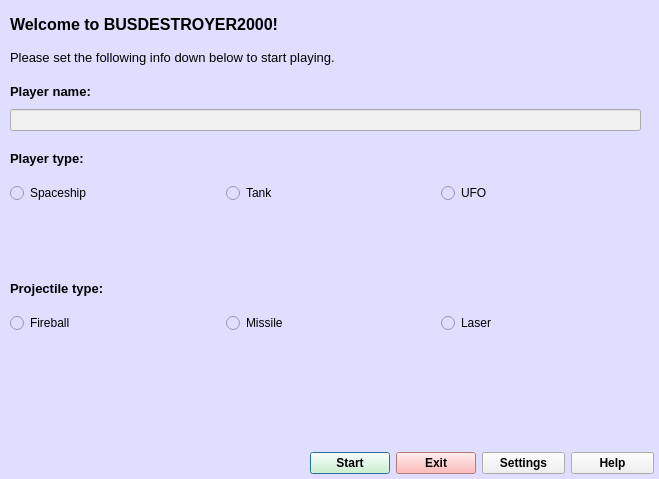
<?xml version="1.0" encoding="UTF-8"?>
<ui version="4.0">
 <class>MainMenuDialog</class>
 <widget class="QDialog" name="MainMenuDialog">
  <property name="enabled">
   <bool>true</bool>
  </property>
  <property name="geometry">
   <rect>
    <x>0</x>
    <y>0</y>
    <width>659</width>
    <height>479</height>
   </rect>
  </property>
  <property name="minimumSize">
   <size>
    <width>659</width>
    <height>479</height>
   </size>
  </property>
  <property name="maximumSize">
   <size>
    <width>659</width>
    <height>479</height>
   </size>
  </property>
  <property name="font">
   <font>
    <weight>75</weight>
    <bold>true</bold>
   </font>
  </property>
  <property name="windowTitle">
   <string>Main Menu</string>
  </property>
  <property name="styleSheet">
   <string notr="true">background-color: rgb(224, 222, 255);</string>
  </property>
  <widget class="QLabel" name="erronousInputLabel">
   <property name="geometry">
    <rect>
     <x>10</x>
     <y>410</y>
     <width>641</width>
     <height>21</height>
    </rect>
   </property>
   <property name="styleSheet">
    <string notr="true">color: rgb(255, 133, 26);
font: 10pt &quot;MS Shell Dlg 2&quot;;</string>
   </property>
   <property name="text">
    <string/>
   </property>
  </widget>
  <widget class="QWidget" name="layoutWidget">
   <property name="geometry">
    <rect>
     <x>10</x>
     <y>270</y>
     <width>641</width>
     <height>131</height>
    </rect>
   </property>
   <layout class="QVBoxLayout" name="verticalLayout_6">
    <item>
     <layout class="QVBoxLayout" name="verticalLayout_5">
      <item>
       <widget class="QLabel" name="projectileTypeLabel">
        <property name="font">
         <font>
          <pointsize>10</pointsize>
          <weight>75</weight>
          <bold>true</bold>
         </font>
        </property>
        <property name="text">
         <string>Projectile type:</string>
        </property>
       </widget>
      </item>
      <item>
       <layout class="QHBoxLayout" name="horizontalLayout_3">
        <item>
         <widget class="QRadioButton" name="fireballButton">
          <property name="font">
           <font>
            <weight>50</weight>
            <bold>false</bold>
           </font>
          </property>
          <property name="text">
           <string>Fireball</string>
          </property>
          <attribute name="buttonGroup">
           <string notr="true">proctileButtonGroup</string>
          </attribute>
         </widget>
        </item>
        <item>
         <widget class="QRadioButton" name="missileButton">
          <property name="font">
           <font>
            <weight>50</weight>
            <bold>false</bold>
           </font>
          </property>
          <property name="text">
           <string>Missile</string>
          </property>
          <attribute name="buttonGroup">
           <string notr="true">proctileButtonGroup</string>
          </attribute>
         </widget>
        </item>
        <item>
         <widget class="QRadioButton" name="laserButton">
          <property name="font">
           <font>
            <weight>50</weight>
            <bold>false</bold>
           </font>
          </property>
          <property name="text">
           <string>Laser</string>
          </property>
          <attribute name="buttonGroup">
           <string notr="true">proctileButtonGroup</string>
          </attribute>
         </widget>
        </item>
       </layout>
      </item>
     </layout>
    </item>
    <item>
     <layout class="QHBoxLayout" name="horizontalLayout_4">
      <item>
       <widget class="QLabel" name="fireballLabel">
        <property name="text">
         <string/>
        </property>
        <property name="pixmap">
         <pixmap resource="resources/res.qrc">:/images/fireball_16x16.png</pixmap>
        </property>
       </widget>
      </item>
      <item>
       <widget class="QLabel" name="missileLabel">
        <property name="text">
         <string/>
        </property>
        <property name="pixmap">
         <pixmap resource="resources/res.qrc">:/images/missile_23x10.png</pixmap>
        </property>
       </widget>
      </item>
      <item>
       <widget class="QLabel" name="laserLabel">
        <property name="text">
         <string/>
        </property>
        <property name="pixmap">
         <pixmap resource="resources/res.qrc">:/images/laser_32x32.png</pixmap>
        </property>
       </widget>
      </item>
     </layout>
    </item>
   </layout>
  </widget>
  <widget class="QWidget" name="layoutWidget">
   <property name="geometry">
    <rect>
     <x>10</x>
     <y>140</y>
     <width>641</width>
     <height>131</height>
    </rect>
   </property>
   <layout class="QVBoxLayout" name="verticalLayout_4">
    <item>
     <layout class="QVBoxLayout" name="verticalLayout">
      <item>
       <widget class="QLabel" name="playerTypeLabel">
        <property name="font">
         <font>
          <pointsize>10</pointsize>
          <weight>75</weight>
          <bold>true</bold>
         </font>
        </property>
        <property name="styleSheet">
         <string notr="true"/>
        </property>
        <property name="text">
         <string>Player type:</string>
        </property>
       </widget>
      </item>
      <item>
       <layout class="QHBoxLayout" name="horizontalLayout">
        <item>
         <widget class="QRadioButton" name="spaceshipButton">
          <property name="font">
           <font>
            <weight>50</weight>
            <bold>false</bold>
           </font>
          </property>
          <property name="styleSheet">
           <string notr="true"/>
          </property>
          <property name="text">
           <string>Spaceship</string>
          </property>
          <attribute name="buttonGroup">
           <string notr="true">playerButtonGroup</string>
          </attribute>
         </widget>
        </item>
        <item>
         <widget class="QRadioButton" name="tankButton">
          <property name="font">
           <font>
            <weight>50</weight>
            <bold>false</bold>
           </font>
          </property>
          <property name="styleSheet">
           <string notr="true"/>
          </property>
          <property name="text">
           <string>Tank</string>
          </property>
          <attribute name="buttonGroup">
           <string notr="true">playerButtonGroup</string>
          </attribute>
         </widget>
        </item>
        <item>
         <widget class="QRadioButton" name="ufoButton">
          <property name="font">
           <font>
            <weight>50</weight>
            <bold>false</bold>
           </font>
          </property>
          <property name="styleSheet">
           <string notr="true"/>
          </property>
          <property name="text">
           <string>UFO</string>
          </property>
          <attribute name="buttonGroup">
           <string notr="true">playerButtonGroup</string>
          </attribute>
         </widget>
        </item>
       </layout>
      </item>
     </layout>
    </item>
    <item>
     <layout class="QHBoxLayout" name="horizontalLayout_2">
      <item>
       <widget class="QLabel" name="spaceShipLabel">
        <property name="text">
         <string/>
        </property>
        <property name="pixmap">
         <pixmap resource="resources/res.qrc">:/images/spaceship_45x31.png</pixmap>
        </property>
       </widget>
      </item>
      <item>
       <widget class="QLabel" name="tankLabel">
        <property name="text">
         <string/>
        </property>
        <property name="pixmap">
         <pixmap resource="resources/res.qrc">:/images/tank_sprite_26x50.png</pixmap>
        </property>
       </widget>
      </item>
      <item>
       <widget class="QLabel" name="ufoLabel">
        <property name="text">
         <string/>
        </property>
        <property name="pixmap">
         <pixmap resource="resources/res.qrc">:/images/ufo_sprite_50x50.png</pixmap>
        </property>
       </widget>
      </item>
     </layout>
    </item>
   </layout>
  </widget>
  <widget class="QWidget" name="layoutWidget">
   <property name="geometry">
    <rect>
     <x>10</x>
     <y>80</y>
     <width>631</width>
     <height>51</height>
    </rect>
   </property>
   <layout class="QVBoxLayout" name="verticalLayout_2">
    <item>
     <widget class="QLabel" name="playerNameLabel">
      <property name="font">
       <font>
        <pointsize>10</pointsize>
        <weight>75</weight>
        <bold>true</bold>
       </font>
      </property>
      <property name="styleSheet">
       <string notr="true"/>
      </property>
      <property name="text">
       <string>Player name:</string>
      </property>
     </widget>
    </item>
    <item>
     <widget class="QLineEdit" name="playerNameEdit">
      <property name="styleSheet">
       <string notr="true">background-color: rgb(240, 240, 240);</string>
      </property>
     </widget>
    </item>
   </layout>
  </widget>
  <widget class="QWidget" name="layoutWidget">
   <property name="geometry">
    <rect>
     <x>310</x>
     <y>450</y>
     <width>344</width>
     <height>26</height>
    </rect>
   </property>
   <layout class="QHBoxLayout" name="horizontalLayout_8">
    <item>
     <layout class="QHBoxLayout" name="horizontalLayout_5">
      <item>
       <widget class="QPushButton" name="startButton">
        <property name="sizePolicy">
         <sizepolicy hsizetype="Fixed" vsizetype="Fixed">
          <horstretch>0</horstretch>
          <verstretch>0</verstretch>
         </sizepolicy>
        </property>
        <property name="font">
         <font>
          <weight>75</weight>
          <bold>true</bold>
         </font>
        </property>
        <property name="styleSheet">
         <string notr="true">background-color: rgb(212, 255, 197)
</string>
        </property>
        <property name="text">
         <string>Start</string>
        </property>
       </widget>
      </item>
      <item>
       <widget class="QPushButton" name="exitButton">
        <property name="sizePolicy">
         <sizepolicy hsizetype="Fixed" vsizetype="Fixed">
          <horstretch>0</horstretch>
          <verstretch>0</verstretch>
         </sizepolicy>
        </property>
        <property name="font">
         <font>
          <weight>75</weight>
          <bold>true</bold>
         </font>
        </property>
        <property name="styleSheet">
         <string notr="true">background-color: rgb(255, 166, 166)</string>
        </property>
        <property name="text">
         <string>Exit</string>
        </property>
       </widget>
      </item>
     </layout>
    </item>
    <item>
     <layout class="QHBoxLayout" name="horizontalLayout_7">
      <item>
       <widget class="QPushButton" name="settingsButton">
        <property name="font">
         <font>
          <weight>75</weight>
          <bold>true</bold>
         </font>
        </property>
        <property name="styleSheet">
         <string notr="true">background-color: rgb(240, 240, 240);</string>
        </property>
        <property name="text">
         <string>Settings</string>
        </property>
       </widget>
      </item>
      <item>
       <widget class="QPushButton" name="helpButton">
        <property name="font">
         <font>
          <weight>75</weight>
          <bold>true</bold>
         </font>
        </property>
        <property name="styleSheet">
         <string notr="true">background-color: rgb(240, 240, 240);</string>
        </property>
        <property name="text">
         <string>Help</string>
        </property>
       </widget>
      </item>
     </layout>
    </item>
   </layout>
  </widget>
  <widget class="QWidget" name="">
   <property name="geometry">
    <rect>
     <x>10</x>
     <y>10</y>
     <width>631</width>
     <height>61</height>
    </rect>
   </property>
   <layout class="QVBoxLayout" name="verticalLayout_3">
    <item>
     <widget class="QLabel" name="infoLabel1">
      <property name="sizePolicy">
       <sizepolicy hsizetype="Expanding" vsizetype="Expanding">
        <horstretch>0</horstretch>
        <verstretch>0</verstretch>
       </sizepolicy>
      </property>
      <property name="font">
       <font>
        <pointsize>12</pointsize>
        <weight>75</weight>
        <bold>true</bold>
       </font>
      </property>
      <property name="styleSheet">
       <string notr="true"/>
      </property>
      <property name="text">
       <string>Welcome to BUSDESTROYER2000!</string>
      </property>
     </widget>
    </item>
    <item>
     <widget class="QLabel" name="infoLabel2">
      <property name="sizePolicy">
       <sizepolicy hsizetype="Expanding" vsizetype="Expanding">
        <horstretch>0</horstretch>
        <verstretch>0</verstretch>
       </sizepolicy>
      </property>
      <property name="font">
       <font>
        <pointsize>10</pointsize>
        <weight>50</weight>
        <bold>false</bold>
       </font>
      </property>
      <property name="styleSheet">
       <string notr="true"/>
      </property>
      <property name="text">
       <string>Please set the following info down below to start playing.</string>
      </property>
     </widget>
    </item>
   </layout>
  </widget>
 </widget>
 <resources>
  <include location="resources/res.qrc"/>
 </resources>
 <connections/>
 <buttongroups>
  <buttongroup name="proctileButtonGroup"/>
  <buttongroup name="playerButtonGroup"/>
 </buttongroups>
</ui>
